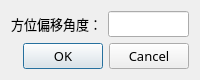
<?xml version="1.0" encoding="UTF-8"?>
<ui version="4.0">
 <class>ShiftDialog</class>
 <widget class="QDialog" name="ShiftDialog">
  <property name="geometry">
   <rect>
    <x>0</x>
    <y>0</y>
    <width>200</width>
    <height>80</height>
   </rect>
  </property>
  <property name="minimumSize">
   <size>
    <width>200</width>
    <height>80</height>
   </size>
  </property>
  <property name="maximumSize">
   <size>
    <width>200</width>
    <height>80</height>
   </size>
  </property>
  <property name="font">
   <font>
    <family>微软雅黑</family>
    <pointsize>10</pointsize>
   </font>
  </property>
  <property name="windowTitle">
   <string>方位偏移</string>
  </property>
  <layout class="QGridLayout" name="gridLayout">
   <item row="0" column="0">
    <widget class="QLabel" name="label">
     <property name="text">
      <string>方位偏移角度：</string>
     </property>
     <property name="scaledContents">
      <bool>true</bool>
     </property>
    </widget>
   </item>
   <item row="0" column="1">
    <widget class="QLineEdit" name="lineEdit"/>
   </item>
   <item row="1" column="0" colspan="2">
    <widget class="QDialogButtonBox" name="buttonBox">
     <property name="orientation">
      <enum>Qt::Horizontal</enum>
     </property>
     <property name="standardButtons">
      <set>QDialogButtonBox::Cancel|QDialogButtonBox::Ok</set>
     </property>
    </widget>
   </item>
  </layout>
 </widget>
 <resources/>
 <connections>
  <connection>
   <sender>buttonBox</sender>
   <signal>rejected()</signal>
   <receiver>ShiftDialog</receiver>
   <slot>reject()</slot>
   <hints>
    <hint type="sourcelabel">
     <x>316</x>
     <y>260</y>
    </hint>
    <hint type="destinationlabel">
     <x>286</x>
     <y>274</y>
    </hint>
   </hints>
  </connection>
 </connections>
</ui>
